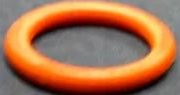
#> input picture crop_img.jpg, 180 x 95 px, given in place of the camera
$ python calview.py
#> lines starting #> are read from the running program, lines starting #| are printed output that depends on the picture; after the words box and inside, x2 and y2 are one past the last pixel; in counts of white or black regions, pixels touching at a corner belong together
### camera/camerareader.py
import cv2
from cv2.typing import MatLike

# from util.config import ConfigCategory, Config
from util.logger import Logger
from time import time_ns, sleep
from typing import Tuple
import platform
import random

import os

logger = Logger("Camera")

testimg_dir = "testimgs"
testimg_files = [
    testimg_dir + "/" + f
    for f in os.listdir(testimg_dir)
    if os.path.isfile(os.path.join(testimg_dir, f))
]


class CameraReader:
    useTestImage = 0
    genImage = "testimgs/309.jpg"

    def setUseTestImage(self, useTestImage: int):
        self.useTestImage = useTestImage
        self.genImage = random.choice(testimg_files)

    def __init__(self, camera_id):
        if platform.system() == "Windows" or platform.system() == "Darwin":
            self.cap = cv2.VideoCapture(camera_id)
        else:
            self.cap = cv2.VideoCapture(
                f"/dev/v4l/by-id/usb-Arducam_Technology_Co.__Ltd._{camera_id}_{camera_id}-video-index0"
            )
            self.cap.set(cv2.CAP_PROP_FOURCC, cv2.VideoWriter_fourcc(*"MJPG"))
            self.cap.set(cv2.CAP_PROP_FPS, 100.0)
            self.cap.set(cv2.CAP_PROP_FRAME_HEIGHT, 320)
            self.cap.set(cv2.CAP_PROP_FRAME_WIDTH, 240)

    def get_frame(self) -> Tuple[MatLike, int]:
        ret, frame = self.cap.read()

        while not ret:
            logger.Warn("Retrying get camera frame...")
            sleep(0.1)
            ret, frame = self.cap.read()

        if self.useTestImage > 0:
            frame = cv2.imread(self.genImage)
            frame = cv2.resize(frame, (640, 480))
            self.useTestImage -= 1

        ts = time_ns()

        return frame, ts

### util/logger.py
from time import time

zero_time = time()

class Logger:
    LOGGING_ENABLED = True

    def __init__(self, name):
        self.name = name

    # [4 lines left out: function get_time, not called in this run]
    @staticmethod
    def format_time(num_dp: int = 1) -> str:
        return f"{round(Logger.get_time(), num_dp)}s"


    def Log(self, message: str) -> None:
        if not self.LOGGING_ENABLED: return
        print(f"LOG {Logger.get_time()} [{self.name}] {message}")
    def Warn(self, message: str) -> None:
        if not self.LOGGING_ENABLED: return
        print(f"WARN {Logger.get_time()} [{self.name}] {message}")
    def Error(self, message: str) -> None:
        if not self.LOGGING_ENABLED: return
        print(f"ERROR {Logger.get_time()} [{self.name}] {message}")

### calview.py
import json
import math
import time
from dataclasses import dataclass
from typing import List, Tuple, Optional

import cv2
import numpy as np
from sklearn.linear_model import LinearRegression

from camera.camerareader import CameraReader


Z_MM = 155.5
TICK_SPACING_MM = 110.0 / 7.0
CAM_INDEX = 1
MIN_TICKS_TO_FIT = 7
SAVE_COEFFS_PATH = "cal.json"


def merge_lines(frame, lines, axis="vertical", threshold=10):
    if not lines:
        return []

    h, w = frame.shape[:2]
    if axis == "vertical":
        coords = sorted([int((x1 + x2) / 2) for x1, y1, x2, y2 in lines])
    else:
        coords = sorted([int((y1 + y2) / 2) for x1, y1, x2, y2 in lines])

    merged, group = [], [coords[0]]
    for c in coords[1:]:
        if abs(c - group[-1]) <= threshold:
            group.append(c)
        else:
            avg_coord = int(np.mean(group))
            if axis == "vertical":
                merged.append((avg_coord, 0, avg_coord, h))
            else:
                merged.append((0, avg_coord, w, avg_coord))
            group = [c]

    avg_coord = int(np.mean(group))
    if axis == "vertical":
        merged.append((avg_coord, 0, avg_coord, h))
    else:
        merged.append((0, avg_coord, w, avg_coord))
    return merged


# [33 lines left out: functions fit_px_to_angle, px_to_angle_fn, save_coeffs, draw_dashed_line, not called in this run]


@dataclass
class CalibrationResult:
    a: float
    b: float
    c: float
    model: LinearRegression
    used_ticks: int
    rmse_deg: float


def detect_vertical_ticks(frame: np.ndarray) -> List[Tuple[int, int, int, int]]:
    gray = cv2.cvtColor(frame, cv2.COLOR_BGR2GRAY)
    edges = cv2.Canny(gray, 50, 150)
    lines = cv2.HoughLinesP(
        edges, 1, np.pi / 180.0, 20, minLineLength=20, maxLineGap=10
    )
    vertical_lines = []
    if lines is not None:
        for x1, y1, x2, y2 in lines[:, 0]:
            if abs(x2 - x1) <= 3:
                vertical_lines.append((x1, y1, x2, y2))
    return merge_lines(frame, vertical_lines, axis="vertical", threshold=10)


def detect_horizontal_ticks(frame: np.ndarray) -> List[Tuple[int, int, int, int]]:
    gray = cv2.cvtColor(frame, cv2.COLOR_BGR2GRAY)
    edges = cv2.Canny(gray, 50, 150)
    lines = cv2.HoughLinesP(
        edges, 1, np.pi / 180.0, 20, minLineLength=20, maxLineGap=10
    )
    horiz_lines = []
    if lines is not None:
        for x1, y1, x2, y2 in lines[:, 0]:
            if abs(y2 - y1) <= 3:
                horiz_lines.append((x1, y1, x2, y2))
    return merge_lines(frame, horiz_lines, axis="horizontal", threshold=10)


def build_pairs(frame, ticks, Z_mm, tick_spacing_mm, axis="x"):
    h, w = frame.shape[:2]
    c = w // 2 if axis == "x" else h // 2
    coords = sorted({x1 if axis == "x" else y1 for (x1, y1, x2, y2) in ticks})
    if len(coords) < 2:
        return np.array([]), np.array([]), []
    center_idx = int(np.argmin([abs(v - c) for v in coords]))

    px, theta = [], []
    for i, v in enumerate(coords):
        offset_px = v - c
        mm = (i - center_idx) * tick_spacing_mm
        theta_true = math.atan2(mm, Z_mm)
        px.append(offset_px)
        theta.append(theta_true)
    return np.array(px, float), np.array(theta, float), coords


def calibrate_axis(x_px, theta_rad) -> Optional[CalibrationResult]:
    if len(x_px) < MIN_TICKS_TO_FIT:
        return None
    (a, b, c), model = fit_px_to_angle(x_px, theta_rad)
    X_poly = np.hstack(
        [x_px.reshape(-1, 1), x_px.reshape(-1, 1) ** 3, x_px.reshape(-1, 1) ** 5]
    )
    pred = model.predict(X_poly)
    rmse_rad = float(np.sqrt(np.mean((pred - theta_rad) ** 2)))
    rmse_deg = math.degrees(rmse_rad)
    return CalibrationResult(a, b, c, model, len(x_px), rmse_deg)


def calibrate_from_frame_xy(frame: np.ndarray, Z_mm: float, tick_spacing_mm: float):
    merged_v = detect_vertical_ticks(frame)
    x_px, theta_x, _ = build_pairs(frame, merged_v, Z_mm, tick_spacing_mm, axis="x")
    fit_x = calibrate_axis(x_px, theta_x)

    merged_h = detect_horizontal_ticks(frame)
    y_px, theta_y, _ = build_pairs(frame, merged_h, Z_mm, tick_spacing_mm, axis="y")
    fit_y = calibrate_axis(y_px, theta_y)

    return fit_x, fit_y, merged_v, merged_h


# [15 lines left out: function save_full_calibration, not called in this run]


def main():
    cam = CameraReader(CAM_INDEX)
    fit_history_x: List[Tuple[float, CalibrationResult]] = []
    fit_history_y: List[Tuple[float, CalibrationResult]] = []
    last_report_time = 0.0
    AVG_WINDOW = 1.5

    latest_coeffs = None

    while True:
        frame = cam.get_frame()[0]
#> in get_frame, frame is the input picture: shape (95, 180, 3); mean B, G, R 79.1, 114.1, 169.7
        if frame is None:
            continue

        disp = frame.copy()
        h, w = disp.shape[:2]
#> h = 95; w = 180
        cx, cy = w // 2, h // 2
#> cx = 90; cy = 47

        cv2.circle(disp, (cx, cy), 5, (0, 0, 255), -1)
        cv2.line(disp, (0, cy), (w, cy), (0, 0, 255), 1)
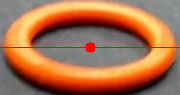
#> disp: shape (95, 180, 3); mean B, G, R 77.5, 112.2, 171.2
        cv2.line(disp, (cx, 0), (cx, h), (0, 0, 255), 1)
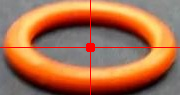
#> disp: shape (95, 180, 3); 0.49% of pixels changed, all inside (x1, y1, x2, y2) = (90, 0, 91, 95)

        now = time.time()

        fit_x, fit_y, _, _ = calibrate_from_frame_xy(frame, Z_MM, TICK_SPACING_MM)
#> in detect_vertical_ticks, `gray = cv2.cvtColor(frame, cv2.COLOR_BGR2GRAY)`:
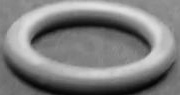
#> gray: shape (95, 180); min 4, max 225, mean 126.7
#> in detect_vertical_ticks, `edges = cv2.Canny(gray, 50, 150)`:
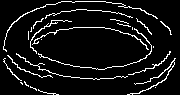
#> edges: shape (95, 180); 7.9% white in thin lines or dots
#> in detect_vertical_ticks, `lines = cv2.HoughLinesP( edges, 1, np.pi / 180.0, 20, minLineLength=20..`: lines = 23 rows, first 6: [74, 27, 110, 28], [59, 75, 99, 79], [100, 1, 125, 25], [96, 10, 121, 13], [110, 78, 153, 68], [52, 13, 80, 9]
#> the loop in detect_vertical_ticks, `for x1, y1, x2, y2 in lines[:, 0]:` made 23 passes
#> (x1, y1, x2, y2) on passes 1 to 12: (74, 27, 110, 28), (59, 75, 99, 79), (100, 1, 125, 25), (96, 10, 121, 13), (110, 78, 153, 68), (52, 13, 80, 9), (118, 30, 149, 42), (61, 1, 105, 1), (35, 22, 67, 20), (128, 23, 149, 53), (84, 9, 124, 14), (20, 82, 53, 94)
#> after the loop in detect_vertical_ticks, `for x1, y1, x2, y2 in lines[:, 0]:`: vertical_lines = []
#> in calibrate_from_frame_xy, `x_px, theta_x, _ = build_pairs(frame, merged_v, Z_mm, tick_spacing_mm,..`: x_px = empty array
#> the loop in detect_horizontal_ticks, `for x1, y1, x2, y2 in lines[:, 0]:` made 23 passes
#> after the loop in detect_horizontal_ticks, `for x1, y1, x2, y2 in lines[:, 0]:`: horiz_lines = [(74, 27, 110, 28), (96, 10, 121, 13), (61, 1, 105, 1), (35, 22, 67, 20), (63, 76, 93, 79)]
#> the loop in merge_lines (call 2), `for c in coords[1:]:` made 4 passes
#> (c, avg_coord, group) on pass 4: (77, 15, [77])
#> c on passes 1 to 3: 11, 21, 27
#> in calibrate_from_frame_xy, `merged_h = detect_horizontal_ticks(frame)`: merged_h = [(0, 15, 180, 15), (0, 77, 180, 77)]
#> the loop in build_pairs (call 2), `for i, v in enumerate(coords):` made 2 passes
#> (v, offset_px, mm, theta_true) on passes 1 to 2: (15, -32, -15.71, -0.101), (77, 30, 0, 0)
#> in calibrate_from_frame_xy, `y_px, theta_y, _ = build_pairs(frame, merged_h, Z_mm, tick_spacing_mm,..`: y_px = [-32, 30]; theta_y = [-0.101, 0]
        if fit_x:
            fit_history_x.append((now, fit_x))
        if fit_y:
            fit_history_y.append((now, fit_y))

        fit_history_x = [(t, f) for t, f in fit_history_x if now - t <= AVG_WINDOW]
        fit_history_y = [(t, f) for t, f in fit_history_y if now - t <= AVG_WINDOW]

        if now - last_report_time > AVG_WINDOW:
            last_report_time = now

            if fit_history_x and fit_history_y:
                # average coefficients
                ax = np.mean([f.a for _, f in fit_history_x])
                bx = np.mean([f.b for _, f in fit_history_x])
                cx_fit = np.mean([f.c for _, f in fit_history_x])
                ay = np.mean([f.a for _, f in fit_history_y])
                by = np.mean([f.b for _, f in fit_history_y])
                cy_fit = np.mean([f.c for _, f in fit_history_y])

                latest_coeffs = (ax, bx, cx_fit, ay, by, cy_fit)

                fx = px_to_angle_fn(ax, bx, cx_fit)
                fy = px_to_angle_fn(ay, by, cy_fit)

                theta_left = fx(-w // 2)
                theta_right = fx(w // 2)
                fov_x_deg = math.degrees(theta_right - theta_left)

                theta_top = fy(-h // 2)
                theta_bottom = fy(h // 2)
                fov_y_deg = math.degrees(theta_bottom - theta_top)

                print("[CALIBRATION UPDATED]")
                print(f"Estimated FOV: H={fov_x_deg:.2f}°, V={fov_y_deg:.2f}°")

        if fit_history_x:
            last_fit_x = fit_history_x[-1][1]
            for x1, _, _, _ in detect_vertical_ticks(frame):
                draw_dashed_line(disp, (x1, 0), (x1, h), (0, 255, 0), thickness=1)
            cv2.putText(
                disp,
                f"X RMSE: {last_fit_x.rmse_deg:.3f} deg",
                (10, h - 25),
                cv2.FONT_HERSHEY_SIMPLEX,
                0.5,
                (50, 220, 50),
                1,
                cv2.LINE_AA,
            )

        if fit_history_y:
            last_fit_y = fit_history_y[-1][1]
            for _, y1, _, _ in detect_horizontal_ticks(frame):
                draw_dashed_line(disp, (0, y1), (w, y1), (0, 200, 200), thickness=1)
            cv2.putText(
                disp,
                f"Y RMSE: {last_fit_y.rmse_deg:.3f} deg",
                (10, h - 10),
                cv2.FONT_HERSHEY_SIMPLEX,
                0.5,
                (200, 220, 50),
                1,
                cv2.LINE_AA,
            )

        cv2.imshow("Calibration View", disp)

        key = cv2.waitKey(1) & 0xFF
#> (key q is pressed here)
        if key == ord("q"):
            break
        elif key == ord("s") and latest_coeffs:
            ax, bx, cx_fit, ay, by, cy_fit = latest_coeffs
            save_full_calibration(
                SAVE_COEFFS_PATH, ax, bx, cx_fit, ay, by, cy_fit, w, h
            )

    cv2.destroyAllWindows()


if __name__ == "__main__":
    main()
